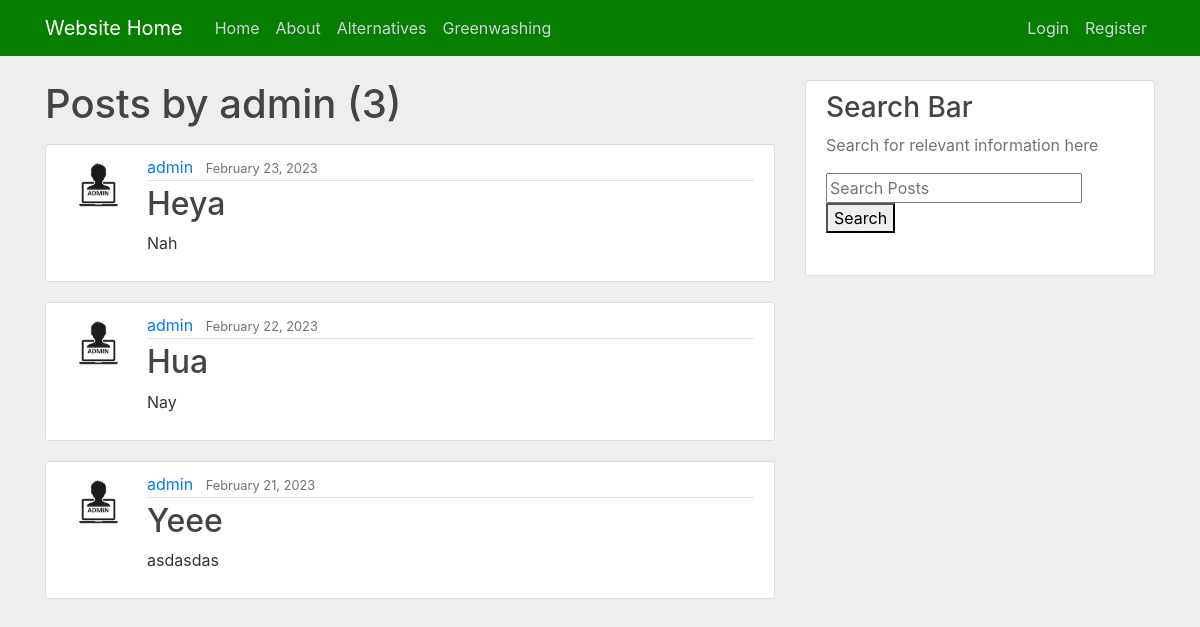
/greenuser/admin, run on an earlier commit of the app's database.
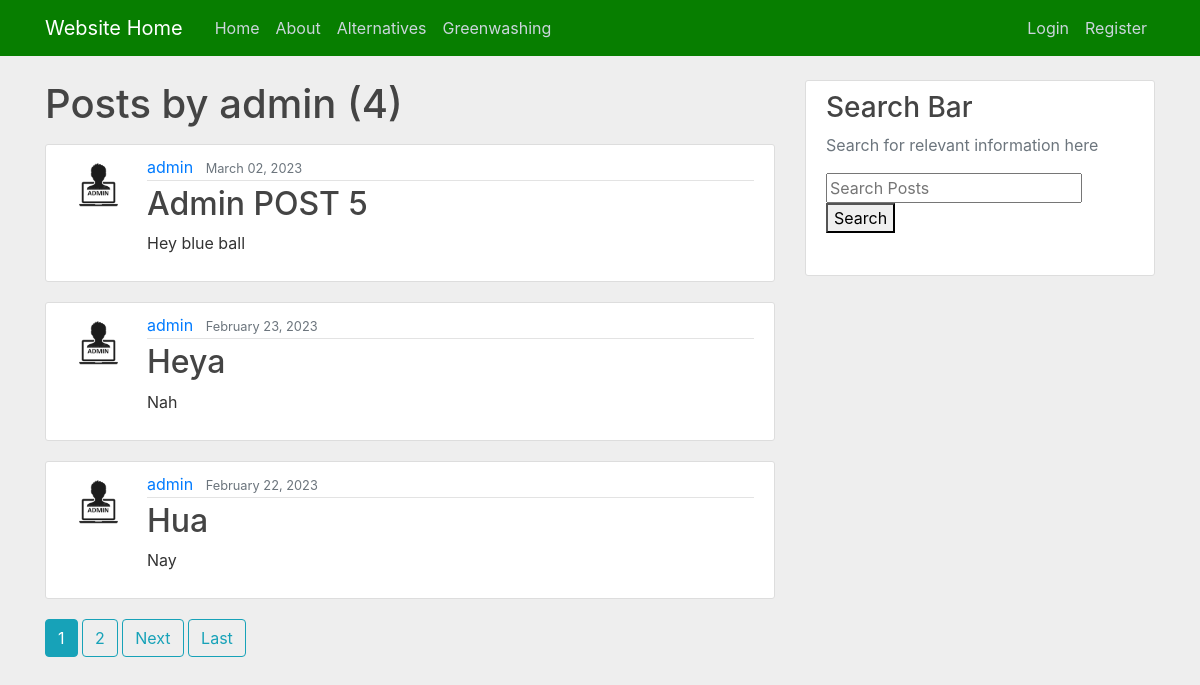
And on a later commit of the database.
### website/models.py (models this page shows)
class GreenPosts(models.Model):
    title = models.CharField(max_length=100)
    content = models.TextField()
    date_posted = models.DateTimeField(default=timezone.now)
    author = models.ForeignKey(User, on_delete=models.CASCADE)

### users/models.py (models this page shows, shortened)
class Profile(models.Model):
    user = models.OneToOneField(User, on_delete=models.CASCADE)
    image = models.ImageField(default='default.jpg', upload_to='profile_pics')

### website/views.py (the view)
# urls.py: path('greenuser/<str:username>', GreenUserPostListView.as_view(), name='greenuser-posts'),
class GreenUserPostListView(ListView):
    model = Posts
    template_name = 'website/greenuser_posts.html' #<app>/<model>_<viewtype>.html
    context_object_name = 'greenposts'
    paginate_by = 3
    def get_queryset(self):
        user = get_object_or_404(User, username=self.kwargs.get('username'))
        return GreenPosts.objects.filter(author=user).order_by('-date_posted')

### website/templates/website/greenuser_posts.html (shortened to what this page needs)
{% extends "website/base.html" %}
{% block content %}
<h1 class="mb-3" >Posts by {{ view.kwargs.username }} ({{ page_obj.paginator.count }})</h1>
    {% for greenposts in greenposts %}
    <article class="media content-section">
      <img class="rounded-circle article-img" src="{{ greenposts.author.profile.image.url }}">
    <div class="media-body">
        <div class="article-metadata">
        <a class="mr-2" href="{% url 'greenuser-posts' greenposts.author.username %}">{{ greenposts.author }}</a>
        <small class="text-muted">{{ greenposts.date_posted|date:"F d, Y" }}</small>
        </div>
        <h2><a class="article-title" href="{% url 'greenpost-detail' greenposts.id %}">{{ greenposts.title }}</a></h2>
        <p class="article-content">{{ greenposts.content }}</p>
    </div>
    </article>
    {% endfor %}
    {% if is_paginated %}
      {% for num in page_obj.paginator.page_range %}
        {% if page_obj.number == num %}
          <a class="btn btn-info mb-4" href="?page={{ num }}">{{ num }}</a>
        {% elif num > page_obj.number|add:'-3' and num < page_obj.number|add:'3' %}
          <a class="btn btn-outline-info mb-4" href="?page={{ num }}">{{ num }}</a>
        {% endif %}
      {% endfor %}
      {% if page_obj.has_next %}
        <a class="btn btn-outline-info mb-4" href="?page={{ page_obj.next_page_number }}">Next</a>
        <a class="btn btn-outline-info mb-4" href="?page={{ page_obj.paginator.num_pages }}">Last</a>
      {% endif %}
    {% endif %}
{% endblock content %}

What changed in the data, as far as the page shows it:
no longer on this page (row unchanged): GreenPosts: author.profile.image (picture), author "admin", date_posted "February 21, 2023", title "Yeee", content "asdasdas"
added GreenPosts: author.profile.image (picture), author "admin", date_posted "March 02, 2023", title "Admin POST 5", content "Hey blue ball"
Also different on the page:
{{ page_obj.paginator.count }}: "3" → "4"
new list line: "1"
new list line: "2"
text now shown: "Next Last"
